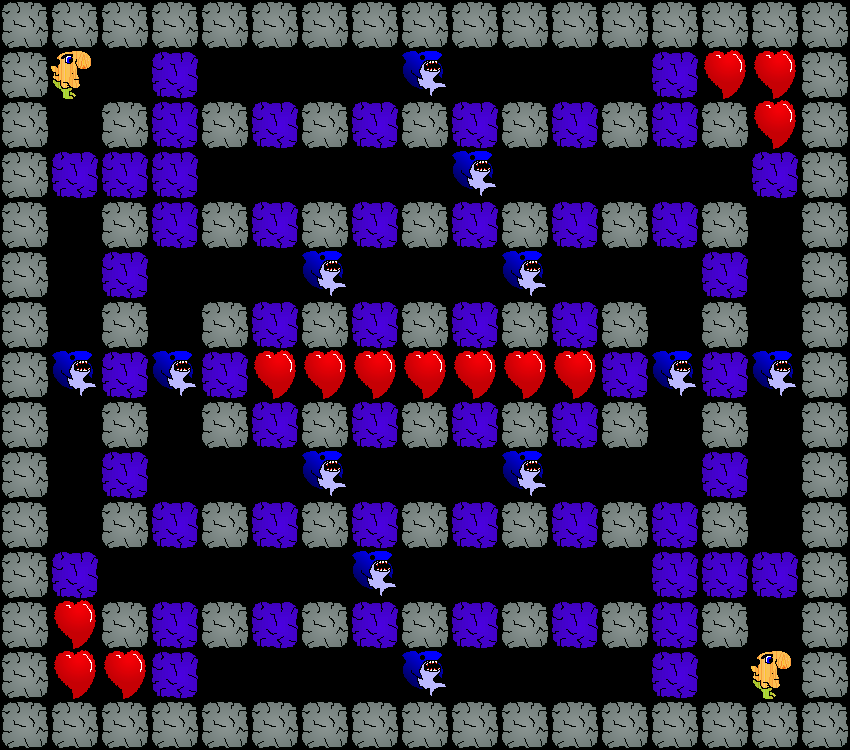

This game map was drawn from its Tiled (.tmx) file and the tilesets committed beside it. A one-line description and the trimmed map source follow:
An orthogonal 17x15 tile map with 50x50 px tiles, 1 tile layer (Action).

<map version="1.0" orientation="orthogonal" width="17" height="15" tilewidth="50" tileheight="50">
 <tileset firstgid="1" name="Tileset" tilewidth="50" tileheight="50">
  <image source="Tileset.png" width="150" height="200" />
  <tile id="0">
   <properties>
    <property name="Type" value="Soldier" />
   </properties>
  </tile>
  <tile id="1">
   <properties>
    <property name="Type" value="FireLizard" />
   </properties>
  </tile>
  <tile id="2">
   <properties>
    <property name="Type" value="Heart" />
   </properties>
  </tile>
  <tile id="3">
   <properties>
    <property name="Type" value="Sentry" />
   </properties>
  </tile>
  <tile id="4">
   <properties>
    <property name="Type" value="Turret" />
   </properties>
  </tile>
  <tile id="5">
   <properties>
    <property name="Type" value="Shark" />
   </properties>
  </tile>
  <tile id="6">
   <properties>
    <property name="Type" value="BreakableBlock" />
   </properties>
  </tile>
  <tile id="7">
   <properties>
    <property name="Type" value="Block" />
   </properties>
  </tile>
  <tile id="8">
   <properties>
    <property name="Type" value="Gangster" />
   </properties>
  </tile>
  <tile id="9">
   <properties>
    <property name="Type" value="Player" />
   </properties>
  </tile>
  <tile id="11">
   <properties>
    <property name="Type" value="StorBot" />
   </properties>
  </tile>
 </tileset>
 <layer name="Action" width="17" height="15">
  <properties>
   <property name="ColorValue0" value="25" />
   <property name="ColorValue1" value="225" />
   <property name="ColorValue2" value="100" />
   <property name="ColorValue3" value="100" />
  </properties>
  <data>[255 cells, 181 non-empty, 5 distinct tile ids]</data>
 </layer>
</map>
